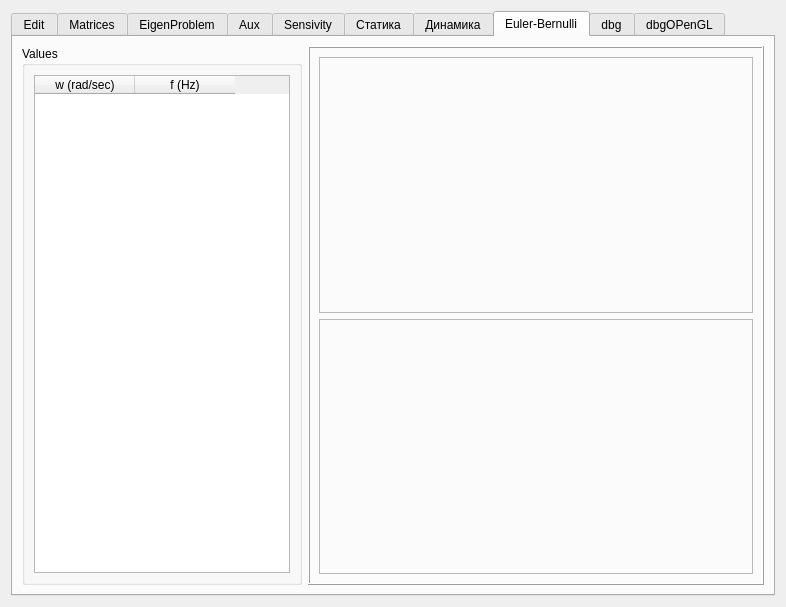
<?xml version="1.0" encoding="UTF-8"?>
<ui version="4.0">
 <class>Form</class>
 <widget class="QWidget" name="Form">
  <property name="geometry">
   <rect>
    <x>0</x>
    <y>0</y>
    <width>786</width>
    <height>607</height>
   </rect>
  </property>
  <property name="windowTitle">
   <string>Form</string>
  </property>
  <layout class="QHBoxLayout" name="horizontalLayout_8">
   <item>
    <widget class="QTabWidget" name="tabWidget_2">
     <property name="currentIndex">
      <number>7</number>
     </property>
     <widget class="QWidget" name="tab_7">
      <attribute name="title">
       <string>Edit</string>
      </attribute>
      <layout class="QVBoxLayout" name="verticalLayout_14">
       <item>
        <widget class="QWidget" name="widget" native="true">
         <layout class="QVBoxLayout" name="verticalLayout_7">
          <item>
           <layout class="QHBoxLayout" name="horizontalLayout_17">
            <item>
             <widget class="QGroupBox" name="groupBox_9">
              <property name="title">
               <string>Shaft</string>
              </property>
              <layout class="QVBoxLayout" name="verticalLayout_5">
               <item>
                <layout class="QHBoxLayout" name="horizontalLayout_14">
                 <item>
                  <widget class="QPushButton" name="btnWizShaft">
                   <property name="text">
                    <string>Wizard Shaft</string>
                   </property>
                  </widget>
                 </item>
                 <item>
                  <spacer name="horizontalSpacer_2">
                   <property name="orientation">
                    <enum>Qt::Horizontal</enum>
                   </property>
                   <property name="sizeHint" stdset="0">
                    <size>
                     <width>40</width>
                     <height>20</height>
                    </size>
                   </property>
                  </spacer>
                 </item>
                </layout>
               </item>
               <item>
                <widget class="QTableWidget" name="twShaft">
                 <column>
                  <property name="text">
                   <string>l (m)</string>
                  </property>
                 </column>
                 <column>
                  <property name="text">
                   <string>d (m)</string>
                  </property>
                 </column>
                 <column>
                  <property name="text">
                   <string>E (GPa)</string>
                  </property>
                 </column>
                 <column>
                  <property name="text">
                   <string>mu</string>
                  </property>
                 </column>
                 <column>
                  <property name="text">
                   <string>ro (kg/m3)</string>
                  </property>
                 </column>
                </widget>
               </item>
              </layout>
             </widget>
            </item>
            <item>
             <widget class="QGroupBox" name="groupBox_11">
              <property name="title">
               <string>Disc</string>
              </property>
              <layout class="QVBoxLayout" name="verticalLayout_15">
               <item>
                <layout class="QHBoxLayout" name="horizontalLayout_16">
                 <item>
                  <widget class="QPushButton" name="btnWizDisc">
                   <property name="text">
                    <string>Wizard Disc</string>
                   </property>
                  </widget>
                 </item>
                 <item>
                  <spacer name="horizontalSpacer_5">
                   <property name="orientation">
                    <enum>Qt::Horizontal</enum>
                   </property>
                   <property name="sizeHint" stdset="0">
                    <size>
                     <width>40</width>
                     <height>20</height>
                    </size>
                   </property>
                  </spacer>
                 </item>
                </layout>
               </item>
               <item>
                <widget class="QTableWidget" name="twDisc">
                 <column>
                  <property name="text">
                   <string>z (m)</string>
                  </property>
                 </column>
                 <column>
                  <property name="text">
                   <string>Iz (kg*m4)</string>
                  </property>
                 </column>
                 <column>
                  <property name="text">
                   <string>R* (m)</string>
                  </property>
                 </column>
                </widget>
               </item>
              </layout>
             </widget>
            </item>
           </layout>
          </item>
          <item>
           <widget class="QGroupBox" name="framePlotShaft">
            <property name="minimumSize">
             <size>
              <width>0</width>
              <height>150</height>
             </size>
            </property>
            <property name="title">
             <string>Plot Shaft</string>
            </property>
           </widget>
          </item>
         </layout>
        </widget>
       </item>
       <item>
        <layout class="QHBoxLayout" name="horizontalLayout_5">
         <item>
          <spacer name="horizontalSpacer_4">
           <property name="orientation">
            <enum>Qt::Horizontal</enum>
           </property>
           <property name="sizeHint" stdset="0">
            <size>
             <width>40</width>
             <height>20</height>
            </size>
           </property>
          </spacer>
         </item>
         <item>
          <widget class="QCommandLinkButton" name="btnEigenCalc">
           <property name="text">
            <string>Calc EigenValue</string>
           </property>
           <property name="autoDefault">
            <bool>true</bool>
           </property>
           <property name="default">
            <bool>true</bool>
           </property>
          </widget>
         </item>
         <item>
          <spacer name="horizontalSpacer_3">
           <property name="orientation">
            <enum>Qt::Horizontal</enum>
           </property>
           <property name="sizeHint" stdset="0">
            <size>
             <width>40</width>
             <height>20</height>
            </size>
           </property>
          </spacer>
         </item>
        </layout>
       </item>
      </layout>
     </widget>
     <widget class="QWidget" name="tab_3">
      <attribute name="title">
       <string>Matrices</string>
      </attribute>
      <layout class="QGridLayout" name="gridLayout_2">
       <item row="0" column="0" rowspan="2">
        <widget class="QTabWidget" name="tabWidget_3">
         <property name="currentIndex">
          <number>0</number>
         </property>
         <widget class="QWidget" name="tab_5">
          <attribute name="title">
           <string>M</string>
          </attribute>
          <layout class="QVBoxLayout" name="verticalLayout_8">
           <item>
            <widget class="QTableWidget" name="twM"/>
           </item>
          </layout>
         </widget>
         <widget class="QWidget" name="tab_6">
          <attribute name="title">
           <string>K</string>
          </attribute>
          <layout class="QVBoxLayout" name="verticalLayout_9">
           <item>
            <widget class="QTableWidget" name="twK"/>
           </item>
          </layout>
         </widget>
        </widget>
       </item>
      </layout>
     </widget>
     <widget class="QWidget" name="tab_8">
      <attribute name="title">
       <string>EigenProblem</string>
      </attribute>
      <layout class="QHBoxLayout" name="horizontalLayout_6">
       <item>
        <widget class="QGroupBox" name="groupBox_4">
         <property name="sizePolicy">
          <sizepolicy hsizetype="Maximum" vsizetype="Preferred">
           <horstretch>0</horstretch>
           <verstretch>0</verstretch>
          </sizepolicy>
         </property>
         <property name="title">
          <string>Values</string>
         </property>
         <layout class="QVBoxLayout" name="verticalLayout_10">
          <item>
           <widget class="QTableWidget" name="twOmega">
            <property name="sizePolicy">
             <sizepolicy hsizetype="Fixed" vsizetype="Expanding">
              <horstretch>0</horstretch>
              <verstretch>0</verstretch>
             </sizepolicy>
            </property>
            <column>
             <property name="text">
              <string>w (rad/sec)</string>
             </property>
            </column>
            <column>
             <property name="text">
              <string>f (Hz)</string>
             </property>
            </column>
           </widget>
          </item>
         </layout>
        </widget>
       </item>
       <item>
        <layout class="QVBoxLayout" name="verticalLayout_19">
         <item>
          <widget class="QFrame" name="frameVecs">
           <property name="frameShape">
            <enum>QFrame::Box</enum>
           </property>
           <property name="frameShadow">
            <enum>QFrame::Raised</enum>
           </property>
          </widget>
         </item>
        </layout>
       </item>
      </layout>
     </widget>
     <widget class="QWidget" name="tab_4">
      <attribute name="title">
       <string>Aux</string>
      </attribute>
      <layout class="QVBoxLayout" name="verticalLayout_11">
       <item>
        <widget class="QTabWidget" name="tabWidget">
         <property name="currentIndex">
          <number>2</number>
         </property>
         <widget class="QWidget" name="tab_13">
          <attribute name="title">
           <string>Error M</string>
          </attribute>
          <layout class="QVBoxLayout" name="verticalLayout_16">
           <item>
            <widget class="QGroupBox" name="groupBox_2">
             <property name="title">
              <string>by M</string>
             </property>
             <layout class="QVBoxLayout" name="verticalLayout_2">
              <item>
               <widget class="QTableWidget" name="twErrM"/>
              </item>
              <item>
               <layout class="QHBoxLayout" name="horizontalLayout_10">
                <item>
                 <widget class="QLabel" name="label_4">
                  <property name="text">
                   <string>max diag</string>
                  </property>
                 </widget>
                </item>
                <item>
                 <widget class="QLineEdit" name="errMaxDiagByM">
                  <property name="readOnly">
                   <bool>true</bool>
                  </property>
                 </widget>
                </item>
               </layout>
              </item>
              <item>
               <layout class="QHBoxLayout" name="horizontalLayout_11">
                <item>
                 <widget class="QLabel" name="label_6">
                  <property name="text">
                   <string>max out-diag</string>
                  </property>
                 </widget>
                </item>
                <item>
                 <widget class="QLineEdit" name="errMaxOutDiagByM">
                  <property name="readOnly">
                   <bool>true</bool>
                  </property>
                 </widget>
                </item>
               </layout>
              </item>
             </layout>
            </widget>
           </item>
          </layout>
         </widget>
         <widget class="QWidget" name="tab_14">
          <attribute name="title">
           <string>Error K</string>
          </attribute>
          <layout class="QVBoxLayout" name="verticalLayout_17">
           <item>
            <widget class="QGroupBox" name="groupBox_5">
             <property name="title">
              <string>by K</string>
             </property>
             <layout class="QVBoxLayout" name="verticalLayout_3">
              <item>
               <widget class="QTableWidget" name="twErrK"/>
              </item>
              <item>
               <layout class="QHBoxLayout" name="horizontalLayout_13">
                <item>
                 <widget class="QLabel" name="label_5">
                  <property name="text">
                   <string>max diag</string>
                  </property>
                 </widget>
                </item>
                <item>
                 <widget class="QLineEdit" name="errMaxDiagByK">
                  <property name="readOnly">
                   <bool>true</bool>
                  </property>
                 </widget>
                </item>
               </layout>
              </item>
              <item>
               <layout class="QHBoxLayout" name="horizontalLayout_12">
                <item>
                 <widget class="QLabel" name="label_7">
                  <property name="text">
                   <string>max out-diag</string>
                  </property>
                 </widget>
                </item>
                <item>
                 <widget class="QLineEdit" name="errMaxOutDiagByK">
                  <property name="readOnly">
                   <bool>true</bool>
                  </property>
                 </widget>
                </item>
               </layout>
              </item>
             </layout>
            </widget>
           </item>
          </layout>
         </widget>
         <widget class="QWidget" name="tab">
          <attribute name="title">
           <string>Chart Values</string>
          </attribute>
          <layout class="QVBoxLayout" name="verticalLayout">
           <item>
            <widget class="QGroupBox" name="frameOmega">
             <property name="sizePolicy">
              <sizepolicy hsizetype="Expanding" vsizetype="Preferred">
               <horstretch>0</horstretch>
               <verstretch>0</verstretch>
              </sizepolicy>
             </property>
             <property name="title">
              <string>Values</string>
             </property>
            </widget>
           </item>
          </layout>
         </widget>
         <widget class="QWidget" name="tab_15">
          <attribute name="title">
           <string>Talble Vectors</string>
          </attribute>
          <layout class="QVBoxLayout" name="verticalLayout_18">
           <item>
            <widget class="QGroupBox" name="groupBox_6">
             <property name="title">
              <string>Vectors</string>
             </property>
             <layout class="QVBoxLayout" name="verticalLayout_12">
              <item>
               <widget class="QTableWidget" name="twEigenVecs"/>
              </item>
             </layout>
            </widget>
           </item>
          </layout>
         </widget>
        </widget>
       </item>
      </layout>
     </widget>
     <widget class="QWidget" name="tab_9">
      <attribute name="title">
       <string>Sensivity</string>
      </attribute>
      <layout class="QVBoxLayout" name="verticalLayout_20">
       <item>
        <widget class="QGroupBox" name="groupBox_3">
         <property name="sizePolicy">
          <sizepolicy hsizetype="Preferred" vsizetype="Fixed">
           <horstretch>0</horstretch>
           <verstretch>0</verstretch>
          </sizepolicy>
         </property>
         <property name="minimumSize">
          <size>
           <width>0</width>
           <height>80</height>
          </size>
         </property>
         <property name="title">
          <string>GroupBox</string>
         </property>
         <widget class="QComboBox" name="comboBox">
          <property name="enabled">
           <bool>false</bool>
          </property>
          <property name="geometry">
           <rect>
            <x>90</x>
            <y>30</y>
            <width>69</width>
            <height>22</height>
           </rect>
          </property>
         </widget>
         <widget class="QLabel" name="label_8">
          <property name="geometry">
           <rect>
            <x>20</x>
            <y>30</y>
            <width>46</width>
            <height>13</height>
           </rect>
          </property>
          <property name="text">
           <string>Param</string>
          </property>
          <property name="buddy">
           <cstring>comboBox</cstring>
          </property>
         </widget>
         <widget class="QLabel" name="label_9">
          <property name="geometry">
           <rect>
            <x>250</x>
            <y>40</y>
            <width>81</width>
            <height>16</height>
           </rect>
          </property>
          <property name="text">
           <string>Deviation(%)</string>
          </property>
          <property name="buddy">
           <cstring>doubleSpinBox</cstring>
          </property>
         </widget>
         <widget class="QDoubleSpinBox" name="doubleSpinBox">
          <property name="geometry">
           <rect>
            <x>350</x>
            <y>40</y>
            <width>62</width>
            <height>21</height>
           </rect>
          </property>
          <property name="value">
           <double>1.000000000000000</double>
          </property>
         </widget>
        </widget>
       </item>
       <item>
        <widget class="QFrame" name="frame">
         <property name="sizePolicy">
          <sizepolicy hsizetype="Preferred" vsizetype="Fixed">
           <horstretch>0</horstretch>
           <verstretch>0</verstretch>
          </sizepolicy>
         </property>
         <property name="frameShape">
          <enum>QFrame::StyledPanel</enum>
         </property>
         <property name="frameShadow">
          <enum>QFrame::Raised</enum>
         </property>
         <layout class="QHBoxLayout" name="horizontalLayout_7">
          <item>
           <spacer name="horizontalSpacer_6">
            <property name="orientation">
             <enum>Qt::Horizontal</enum>
            </property>
            <property name="sizeHint" stdset="0">
             <size>
              <width>267</width>
              <height>20</height>
             </size>
            </property>
           </spacer>
          </item>
          <item>
           <widget class="QCommandLinkButton" name="btnSensCalc">
            <property name="text">
             <string>Calc Sensitive</string>
            </property>
            <property name="autoDefault">
             <bool>true</bool>
            </property>
            <property name="default">
             <bool>true</bool>
            </property>
           </widget>
          </item>
          <item>
           <spacer name="horizontalSpacer_7">
            <property name="orientation">
             <enum>Qt::Horizontal</enum>
            </property>
            <property name="sizeHint" stdset="0">
             <size>
              <width>267</width>
              <height>20</height>
             </size>
            </property>
           </spacer>
          </item>
         </layout>
        </widget>
       </item>
       <item>
        <widget class="QGroupBox" name="groupBox_8">
         <property name="title">
          <string>GroupBox</string>
         </property>
         <layout class="QHBoxLayout" name="horizontalLayout_9">
          <item>
           <widget class="QTableWidget" name="tableWidget_22"/>
          </item>
         </layout>
        </widget>
       </item>
      </layout>
     </widget>
     <widget class="QWidget" name="tab_12">
      <attribute name="title">
       <string>Статика</string>
      </attribute>
      <layout class="QVBoxLayout" name="verticalLayout_21">
       <item>
        <widget class="QGroupBox" name="groupBox_13">
         <property name="title">
          <string>GroupBox</string>
         </property>
         <layout class="QHBoxLayout" name="horizontalLayout">
          <item>
           <widget class="QFrame" name="frame_5">
            <property name="frameShape">
             <enum>QFrame::StyledPanel</enum>
            </property>
            <property name="frameShadow">
             <enum>QFrame::Raised</enum>
            </property>
           </widget>
          </item>
          <item>
           <widget class="QTableWidget" name="tableWidget_23">
            <property name="sizePolicy">
             <sizepolicy hsizetype="Ignored" vsizetype="Expanding">
              <horstretch>0</horstretch>
              <verstretch>0</verstretch>
             </sizepolicy>
            </property>
           </widget>
          </item>
         </layout>
        </widget>
       </item>
       <item>
        <widget class="QGroupBox" name="groupBox_12">
         <property name="title">
          <string>GroupBox</string>
         </property>
         <layout class="QVBoxLayout" name="verticalLayout_6">
          <item>
           <widget class="QCommandLinkButton" name="btnStaticTask">
            <property name="sizePolicy">
             <sizepolicy hsizetype="Preferred" vsizetype="Fixed">
              <horstretch>0</horstretch>
              <verstretch>0</verstretch>
             </sizepolicy>
            </property>
            <property name="text">
             <string>Calc Static Task</string>
            </property>
           </widget>
          </item>
         </layout>
        </widget>
       </item>
      </layout>
     </widget>
     <widget class="QWidget" name="tab_16">
      <attribute name="title">
       <string>Динамика</string>
      </attribute>
      <layout class="QVBoxLayout" name="verticalLayout_23">
       <item>
        <widget class="QTabWidget" name="tabWidget_4">
         <property name="currentIndex">
          <number>1</number>
         </property>
         <widget class="QWidget" name="tab_11">
          <attribute name="title">
           <string>Страница</string>
          </attribute>
          <widget class="QFrame" name="frame_6">
           <property name="geometry">
            <rect>
             <x>10</x>
             <y>140</y>
             <width>720</width>
             <height>155</height>
            </rect>
           </property>
           <property name="frameShape">
            <enum>QFrame::StyledPanel</enum>
           </property>
           <property name="frameShadow">
            <enum>QFrame::Raised</enum>
           </property>
           <layout class="QHBoxLayout" name="horizontalLayout_15">
            <item>
             <widget class="QFrame" name="frame_7">
              <property name="frameShape">
               <enum>QFrame::StyledPanel</enum>
              </property>
              <property name="frameShadow">
               <enum>QFrame::Raised</enum>
              </property>
              <layout class="QGridLayout" name="gridLayout">
               <item row="0" column="0">
                <layout class="QHBoxLayout" name="horizontalLayout_18">
                 <item>
                  <widget class="QLabel" name="label_10">
                   <property name="text">
                    <string>t0 (с)</string>
                   </property>
                   <property name="buddy">
                    <cstring>wg_t0</cstring>
                   </property>
                  </widget>
                 </item>
                 <item>
                  <widget class="QDoubleSpinBox" name="wg_t0"/>
                 </item>
                </layout>
               </item>
               <item row="0" column="1" rowspan="2">
                <layout class="QHBoxLayout" name="horizontalLayout_24">
                 <item>
                  <widget class="QLabel" name="label_16">
                   <property name="text">
                    <string>alfa (1/с)</string>
                   </property>
                   <property name="buddy">
                    <cstring>wg_t0</cstring>
                   </property>
                  </widget>
                 </item>
                 <item>
                  <widget class="QDoubleSpinBox" name="wg_alfa">
                   <property name="decimals">
                    <number>5</number>
                   </property>
                   <property name="value">
                    <double>0.000010000000000</double>
                   </property>
                  </widget>
                 </item>
                </layout>
               </item>
               <item row="1" column="0" rowspan="2">
                <layout class="QHBoxLayout" name="horizontalLayout_22">
                 <item>
                  <widget class="QLabel" name="label_14">
                   <property name="text">
                    <string>tk (с)</string>
                   </property>
                   <property name="buddy">
                    <cstring>wg_t0</cstring>
                   </property>
                  </widget>
                 </item>
                 <item>
                  <widget class="QDoubleSpinBox" name="wg_tk">
                   <property name="value">
                    <double>0.010000000000000</double>
                   </property>
                  </widget>
                 </item>
                </layout>
               </item>
               <item row="2" column="1" rowspan="2">
                <layout class="QHBoxLayout" name="horizontalLayout_25">
                 <item>
                  <widget class="QLabel" name="label_17">
                   <property name="text">
                    <string>betta (с)</string>
                   </property>
                   <property name="buddy">
                    <cstring>wg_t0</cstring>
                   </property>
                  </widget>
                 </item>
                 <item>
                  <widget class="QDoubleSpinBox" name="wg_beta">
                   <property name="decimals">
                    <number>5</number>
                   </property>
                   <property name="value">
                    <double>0.000010000000000</double>
                   </property>
                  </widget>
                 </item>
                </layout>
               </item>
               <item row="3" column="0">
                <layout class="QHBoxLayout" name="horizontalLayout_23">
                 <item>
                  <widget class="QLabel" name="label_15">
                   <property name="text">
                    <string>dt (с)</string>
                   </property>
                   <property name="buddy">
                    <cstring>wg_t0</cstring>
                   </property>
                  </widget>
                 </item>
                 <item>
                  <widget class="QDoubleSpinBox" name="wg_dt">
                   <property name="decimals">
                    <number>5</number>
                   </property>
                   <property name="value">
                    <double>0.000010000000000</double>
                   </property>
                  </widget>
                 </item>
                </layout>
               </item>
              </layout>
             </widget>
            </item>
            <item>
             <widget class="QCommandLinkButton" name="btnDynTask">
              <property name="sizePolicy">
               <sizepolicy hsizetype="Preferred" vsizetype="Fixed">
                <horstretch>0</horstretch>
                <verstretch>0</verstretch>
               </sizepolicy>
              </property>
              <property name="text">
               <string>Calc Dynamic Task</string>
              </property>
             </widget>
            </item>
           </layout>
          </widget>
         </widget>
         <widget class="QWidget" name="tab_17">
          <attribute name="title">
           <string>Tab 1</string>
          </attribute>
          <layout class="QVBoxLayout" name="verticalLayout_24">
           <item>
            <widget class="QGroupBox" name="groupBox">
             <property name="title">
              <string>GroupBox</string>
             </property>
            </widget>
           </item>
           <item>
            <widget class="QSlider" name="dynSlider">
             <property name="value">
              <number>99</number>
             </property>
             <property name="orientation">
              <enum>Qt::Horizontal</enum>
             </property>
            </widget>
           </item>
           <item>
            <widget class="QGroupBox" name="groupBox_7">
             <property name="title">
              <string>GroupBox</string>
             </property>
            </widget>
           </item>
          </layout>
         </widget>
         <widget class="QWidget" name="tab_18">
          <attribute name="title">
           <string>Tab 2</string>
          </attribute>
          <layout class="QVBoxLayout" name="verticalLayout_25">
           <item>
            <widget class="QTableWidget" name="tableWidget_24">
             <property name="sizePolicy">
              <sizepolicy hsizetype="Ignored" vsizetype="Expanding">
               <horstretch>0</horstretch>
               <verstretch>0</verstretch>
              </sizepolicy>
             </property>
            </widget>
           </item>
          </layout>
         </widget>
        </widget>
       </item>
      </layout>
     </widget>
     <widget class="QWidget" name="tab_2">
      <attribute name="title">
       <string>Euler-Bernulli</string>
      </attribute>
      <layout class="QHBoxLayout" name="horizontalLayout_2">
       <item>
        <widget class="QGroupBox" name="groupBox_10">
         <property name="sizePolicy">
          <sizepolicy hsizetype="Maximum" vsizetype="Preferred">
           <horstretch>0</horstretch>
           <verstretch>0</verstretch>
          </sizepolicy>
         </property>
         <property name="title">
          <string>Values</string>
         </property>
         <layout class="QVBoxLayout" name="verticalLayout_22">
          <item>
           <widget class="QTableWidget" name="t25">
            <property name="sizePolicy">
             <sizepolicy hsizetype="Fixed" vsizetype="Expanding">
              <horstretch>0</horstretch>
              <verstretch>0</verstretch>
             </sizepolicy>
            </property>
            <column>
             <property name="text">
              <string>w (rad/sec)</string>
             </property>
            </column>
            <column>
             <property name="text">
              <string>f (Hz)</string>
             </property>
            </column>
           </widget>
          </item>
         </layout>
        </widget>
       </item>
       <item>
        <widget class="QFrame" name="frameVecs_2">
         <property name="frameShape">
          <enum>QFrame::Box</enum>
         </property>
         <property name="frameShadow">
          <enum>QFrame::Raised</enum>
         </property>
         <layout class="QVBoxLayout" name="verticalLayout_4">
          <item>
           <widget class="QFrame" name="fU">
            <property name="frameShape">
             <enum>QFrame::StyledPanel</enum>
            </property>
            <property name="frameShadow">
             <enum>QFrame::Raised</enum>
            </property>
           </widget>
          </item>
          <item>
           <widget class="QFrame" name="fV">
            <property name="frameShape">
             <enum>QFrame::StyledPanel</enum>
            </property>
            <property name="frameShadow">
             <enum>QFrame::Raised</enum>
            </property>
           </widget>
          </item>
         </layout>
        </widget>
       </item>
      </layout>
     </widget>
     <widget class="QWidget" name="tab_10">
      <attribute name="title">
       <string>dbg</string>
      </attribute>
      <layout class="QHBoxLayout" name="horizontalLayout_3">
       <item>
        <widget class="QTableWidget" name="tb26">
         <property name="sizePolicy">
          <sizepolicy hsizetype="Ignored" vsizetype="Expanding">
           <horstretch>0</horstretch>
           <verstretch>0</verstretch>
          </sizepolicy>
         </property>
        </widget>
       </item>
      </layout>
     </widget>
     <widget class="QWidget" name="tab_19">
      <attribute name="title">
       <string>dbgOPenGL</string>
      </attribute>
     </widget>
    </widget>
   </item>
  </layout>
 </widget>
 <resources/>
 <connections/>
</ui>
